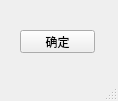
<?xml version="1.0" encoding="UTF-8"?>
<ui version="4.0">
 <class>MainWindow</class>
 <widget class="QMainWindow" name="MainWindow">
  <property name="geometry">
   <rect>
    <x>0</x>
    <y>0</y>
    <width>118</width>
    <height>101</height>
   </rect>
  </property>
  <property name="windowTitle">
   <string>MainWindow</string>
  </property>
  <widget class="QWidget" name="centralwidget">
   <widget class="QPushButton" name="pushButton">
    <property name="geometry">
     <rect>
      <x>20</x>
      <y>30</y>
      <width>75</width>
      <height>23</height>
     </rect>
    </property>
    <property name="text">
     <string>确定</string>
    </property>
   </widget>
  </widget>
  <widget class="QMenuBar" name="menubar">
   <property name="geometry">
    <rect>
     <x>0</x>
     <y>0</y>
     <width>118</width>
     <height>23</height>
    </rect>
   </property>
  </widget>
  <widget class="QStatusBar" name="statusbar"/>
 </widget>
 <resources/>
 <connections/>
</ui>
